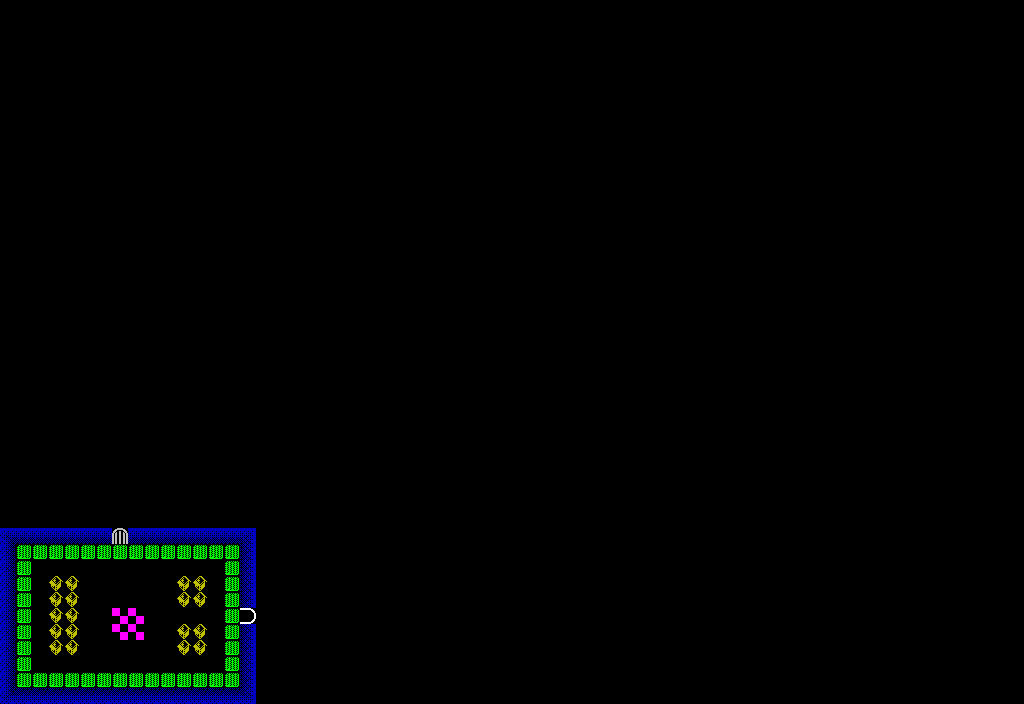

Below is a game level as drawn by its tile map, then a one-line description and the .tmx that defines it (tile-layer data replaced by summaries):
An orthogonal 64x44 tile map with 16x16 px tiles, 1 tile layer (Tiles) and 2 objects (Player Start).

<map version="1.0" orientation="orthogonal" renderorder="right-down" width="64" height="44" tilewidth="16" tileheight="16" backgroundcolor="#000000" nextobjectid="3">
 <tileset firstgid="1" name="labs" tilewidth="16" tileheight="16">
  <properties>
   <property name="asset" value="assets/tiles/labs.png" />
  </properties>
  <image source="../tiles/labs.png" width="96" height="64" />
  <tile id="0" />
  <tile id="1">
   <properties>
    <property name="colliding" value="true" />
   </properties>
  </tile>
  <tile id="2" />
  <tile id="3">
   <properties>
    <property name="colliding" value="true" />
   </properties>
  </tile>
  <tile id="4">
   <properties>
    <property name="colliding" value="true" />
   </properties>
  </tile>
  <tile id="5">
   <properties>
    <property name="colliding" value="true" />
   </properties>
  </tile>
  <tile id="6" />
  <tile id="7">
   <properties>
    <property name="colliding" value="true" />
   </properties>
  </tile>
  <tile id="8" />
  <tile id="9">
   <properties>
    <property name="colliding" value="true" />
   </properties>
  </tile>
  <tile id="10" />
  <tile id="11">
   <properties>
    <property name="colliding" value="true" />
   </properties>
  </tile>
  <tile id="12">
   <properties>
    <property name="object" value="destructible" />
   </properties>
  </tile>
  <tile id="13">
   <properties>
    <property name="colliding" value="true" />
   </properties>
  </tile>
  <tile id="14" />
  <tile id="15">
   <properties>
    <property name="colliding" value="true" />
   </properties>
  </tile>
  <tile id="16">
   <properties>
    <property name="colliding" value="true" />
   </properties>
  </tile>
  <tile id="17">
   <properties>
    <property name="colliding" value="true" />
   </properties>
  </tile>
  <tile id="18" />
  <tile id="19">
   <properties>
    <property name="colliding" value="true" />
   </properties>
  </tile>
  <tile id="20" />
  <tile id="21" />
  <tile id="22" />
  <tile id="23" />
 </tileset>
 <layer name="Tiles" width="64" height="44">
  <data>[2816 cells, 114 non-empty, 13 distinct tile ids]</data>
 </layer>
 <objectgroup name="Guides" visible="0">
  <object id="1" x="0" y="528" width="256" height="176" />
 </objectgroup>
 <objectgroup name="Controls">
  <object id="2" name="Player Start" x="128" y="624" />
 </objectgroup>
</map>